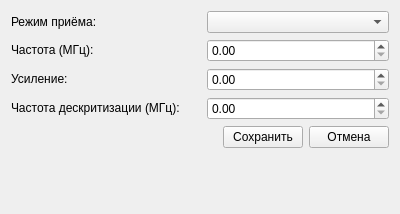
<?xml version="1.0" encoding="UTF-8"?>
<ui version="4.0">
 <class>ReceiverEditor</class>
 <widget class="QWidget" name="ReceiverEditor">
  <property name="geometry">
   <rect>
    <x>0</x>
    <y>0</y>
    <width>400</width>
    <height>214</height>
   </rect>
  </property>
  <property name="windowTitle">
   <string>Принемающая аппаратура</string>
  </property>
  <layout class="QGridLayout" name="gridLayout">
   <item row="0" column="0">
    <widget class="QLabel" name="iModeLbl">
     <property name="sizePolicy">
      <sizepolicy hsizetype="Maximum" vsizetype="Maximum">
       <horstretch>0</horstretch>
       <verstretch>0</verstretch>
      </sizepolicy>
     </property>
     <property name="minimumSize">
      <size>
       <width>190</width>
       <height>0</height>
      </size>
     </property>
     <property name="text">
      <string>Режим приёма:</string>
     </property>
    </widget>
   </item>
   <item row="0" column="1">
    <widget class="QComboBox" name="modeCbox">
     <property name="sizePolicy">
      <sizepolicy hsizetype="Minimum" vsizetype="Maximum">
       <horstretch>0</horstretch>
       <verstretch>0</verstretch>
      </sizepolicy>
     </property>
    </widget>
   </item>
   <item row="1" column="0">
    <widget class="QLabel" name="iFreqLbl">
     <property name="sizePolicy">
      <sizepolicy hsizetype="Maximum" vsizetype="Maximum">
       <horstretch>0</horstretch>
       <verstretch>0</verstretch>
      </sizepolicy>
     </property>
     <property name="minimumSize">
      <size>
       <width>190</width>
       <height>0</height>
      </size>
     </property>
     <property name="text">
      <string>Частота (МГц):</string>
     </property>
    </widget>
   </item>
   <item row="1" column="1">
    <widget class="QDoubleSpinBox" name="freqEdt">
     <property name="maximum">
      <double>1000000.000000000000000</double>
     </property>
     <property name="singleStep">
      <double>0.100000000000000</double>
     </property>
    </widget>
   </item>
   <item row="2" column="0">
    <widget class="QLabel" name="iGainLbl">
     <property name="sizePolicy">
      <sizepolicy hsizetype="Maximum" vsizetype="Maximum">
       <horstretch>0</horstretch>
       <verstretch>0</verstretch>
      </sizepolicy>
     </property>
     <property name="minimumSize">
      <size>
       <width>190</width>
       <height>0</height>
      </size>
     </property>
     <property name="text">
      <string>Усиление:</string>
     </property>
    </widget>
   </item>
   <item row="2" column="1">
    <widget class="QDoubleSpinBox" name="gainEdt">
     <property name="maximum">
      <double>100.000000000000000</double>
     </property>
     <property name="singleStep">
      <double>0.100000000000000</double>
     </property>
    </widget>
   </item>
   <item row="3" column="0">
    <widget class="QLabel" name="iRateLbl">
     <property name="sizePolicy">
      <sizepolicy hsizetype="Maximum" vsizetype="Maximum">
       <horstretch>0</horstretch>
       <verstretch>0</verstretch>
      </sizepolicy>
     </property>
     <property name="minimumSize">
      <size>
       <width>190</width>
       <height>0</height>
      </size>
     </property>
     <property name="text">
      <string>Частота дескритизации (МГц):</string>
     </property>
    </widget>
   </item>
   <item row="3" column="1">
    <widget class="QDoubleSpinBox" name="rateEdt">
     <property name="minimum">
      <double>0.000000000000000</double>
     </property>
     <property name="maximum">
      <double>1000000.000000000000000</double>
     </property>
     <property name="singleStep">
      <double>0.100000000000000</double>
     </property>
    </widget>
   </item>
   <item row="4" column="0" colspan="2">
    <layout class="QHBoxLayout" name="iControlsHbox">
     <item>
      <spacer name="horizontalSpacer">
       <property name="orientation">
        <enum>Qt::Horizontal</enum>
       </property>
       <property name="sizeHint" stdset="0">
        <size>
         <width>40</width>
         <height>20</height>
        </size>
       </property>
      </spacer>
     </item>
     <item>
      <widget class="QPushButton" name="saveBtn">
       <property name="text">
        <string>Сохранить</string>
       </property>
      </widget>
     </item>
     <item>
      <widget class="QPushButton" name="cancleBtn">
       <property name="text">
        <string>Отмена</string>
       </property>
      </widget>
     </item>
    </layout>
   </item>
   <item row="5" column="0">
    <spacer name="iMainSpacer">
     <property name="orientation">
      <enum>Qt::Vertical</enum>
     </property>
     <property name="sizeHint" stdset="0">
      <size>
       <width>20</width>
       <height>13</height>
      </size>
     </property>
    </spacer>
   </item>
  </layout>
 </widget>
 <tabstops>
  <tabstop>modeCbox</tabstop>
  <tabstop>freqEdt</tabstop>
  <tabstop>gainEdt</tabstop>
  <tabstop>rateEdt</tabstop>
  <tabstop>saveBtn</tabstop>
  <tabstop>cancleBtn</tabstop>
 </tabstops>
 <resources/>
 <connections/>
</ui>
